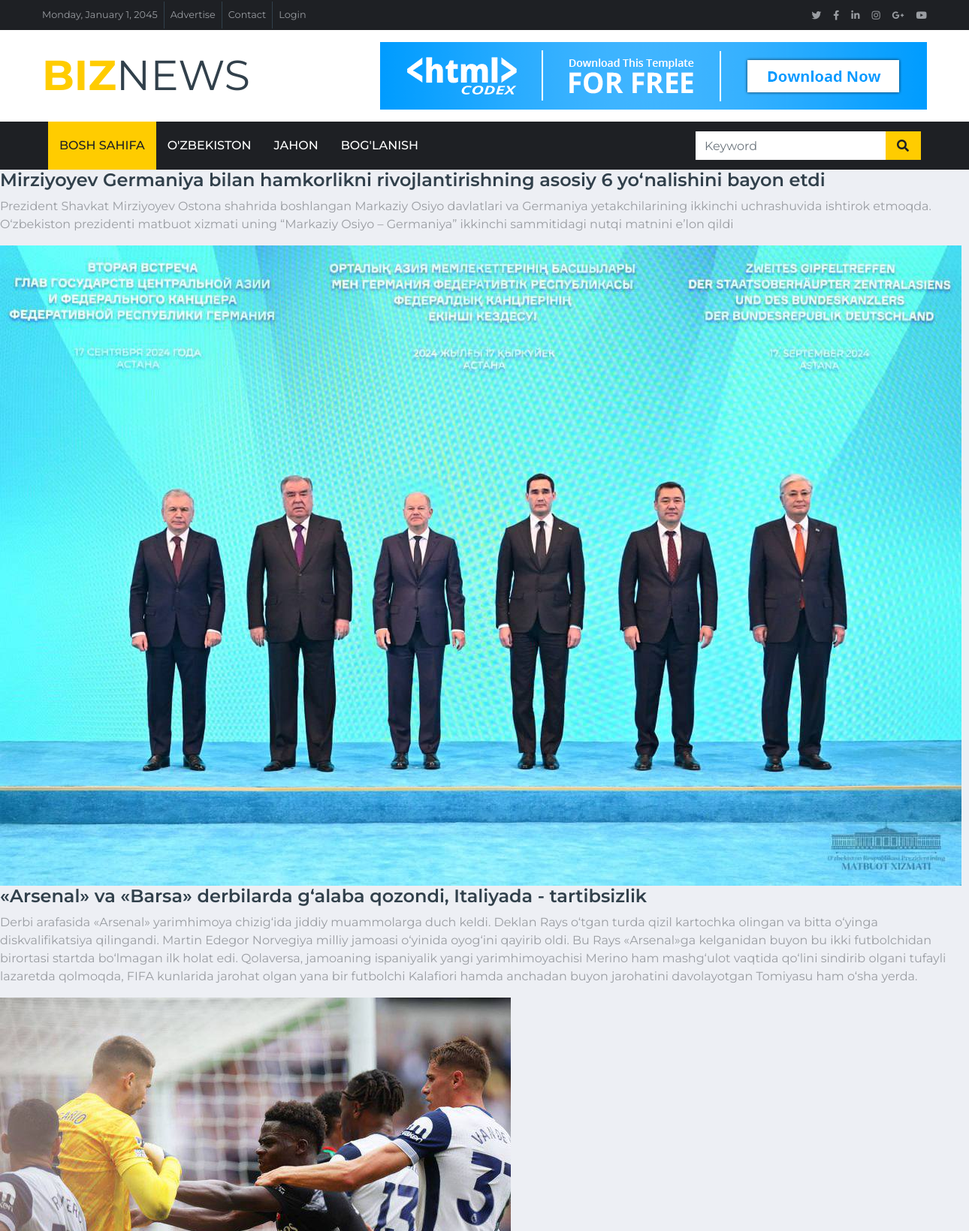
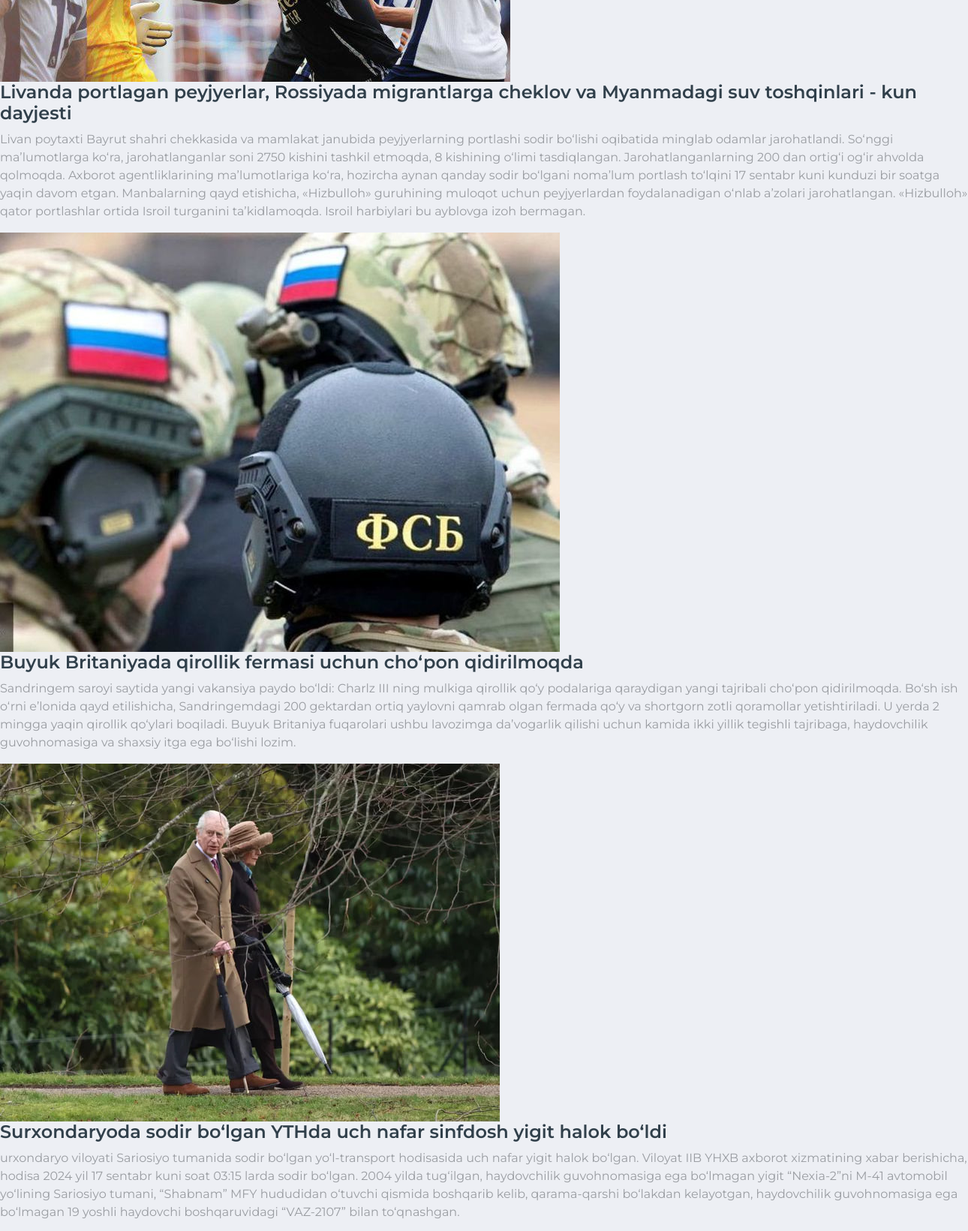
Page /news/ (upper part) on the committed database (2 pictures, top to bottom).
### news_app/models.py (models this page shows, shortened)
class News(models.Model):
    class Status(models.TextChoices):
        DRAFT = 'DF','Draft'
        Published = 'PB','Published'
    title = models.CharField(max_length=300)
    slug = models.SlugField(max_length=300)
    body = models.TextField()
    image = models.ImageField(upload_to='news/image')
    category = models.ForeignKey(Category,on_delete=models.CASCADE)
    publish_time = models.DateTimeField(default=timezone.now)
    created_time = models.DateTimeField(auto_created=True)
    update_time = models.DateTimeField(auto_created=True)
    status = models.CharField(max_length=2,
                              choices=Status.choices,
                              default=Status.DRAFT)

### news_app/views.py (the view)
# urls.py: path('news/',news_list, name="news"),
def news_list(request):
    news_list = News.objects.filter(status=News.Status.Published)
    context = {
        'news_list':news_list
    }
    return render(request, "news/news_list.html",context=context)

### templates/news/news_list.html
{% extends 'news/base.html' %}
 {% load static %}
{% block content %}
    {% for news in news_list %}
        <h4>{{ news.title }}</h4>
        <p>{{ news.body }}</p>
        <img src="{{ news.image.url }}">
    {% endfor %}
{% endblock content %}

### templates/news/base.html (shortened to what this page needs)
{% load static %}
<!DOCTYPE html>
<html lang="en">
<head>
    <link href="https://cdnjs.cloudflare.com/ajax/libs/font-awesome/5.15.0/css/all.min.css" rel="stylesheet">
    <link href="{% static 'lib/owlcarousel/assets/owl.carousel.min.css' %}" rel="stylesheet">
    <link href="{% static 'css/style.css' %}" rel="stylesheet">
</head>
<body>
    <div class="container-fluid d-none d-lg-block">
        <div class="row align-items-center bg-dark px-lg-5">
            <div class="col-lg-9">
                <nav class="navbar navbar-expand-sm bg-dark p-0">
                    <ul class="navbar-nav ml-n2">
                        <li class="nav-item border-right border-secondary">
                            <a class="nav-link text-body small" href="#">Monday, January 1, 2045</a>
                        </li>
                        <li class="nav-item border-right border-secondary">
                            <a class="nav-link text-body small" href="#">Advertise</a>
                        </li>
                        <li class="nav-item border-right border-secondary">
                            <a class="nav-link text-body small" href="#">Contact</a>
                        </li>
                        <li class="nav-item">
                            <a class="nav-link text-body small" href="#">Login</a>
                        </li>
                    </ul>
                </nav>
            </div>
            <div class="col-lg-3 text-right d-none d-md-block">
                <nav class="navbar navbar-expand-sm bg-dark p-0">
                    <ul class="navbar-nav ml-auto mr-n2">
                        <li class="nav-item">
                            <a class="nav-link text-body" href="#"><small class="fab fa-twitter"></small></a>
                        </li>
                        <li class="nav-item">
                            <a class="nav-link text-body" href="#"><small class="fab fa-facebook-f"></small></a>
                        </li>
                        <li class="nav-item">
                            <a class="nav-link text-body" href="#"><small class="fab fa-linkedin-in"></small></a>
                        </li>
                        <li class="nav-item">
                            <a class="nav-link text-body" href="#"><small class="fab fa-instagram"></small></a>
                        </li>
                        <li class="nav-item">
                            <a class="nav-link text-body" href="#"><small class="fab fa-google-plus-g"></small></a>
                        </li>
                        <li class="nav-item">
                            <a class="nav-link text-body" href="#"><small class="fab fa-youtube"></small></a>
                        </li>
                    </ul>
                </nav>
            </div>
        </div>
        <div class="row align-items-center bg-white py-3 px-lg-5">
            <div class="col-lg-4">
                <a href="index.html" class="navbar-brand p-0 d-none d-lg-block">
                    <h1 class="m-0 display-4 text-uppercase text-primary">Biz<span class="text-secondary font-weight-normal">News</span></h1>
                </a>
            </div>
            <div class="col-lg-8 text-center text-lg-right">
                <a href="https://htmlcodex.com"><img class="img-fluid" src="{% static 'img/ads-728x90.png' %}" alt=""></a>
            </div>
        </div>
    </div>
    <div class="container-fluid p-0">
        <nav class="navbar navbar-expand-lg bg-dark navbar-dark py-2 py-lg-0 px-lg-5">
            <div class="collapse navbar-collapse justify-content-between px-0 px-lg-3" id="navbarCollapse">
                <div class="navbar-nav mr-auto py-0">
                    <a href="{% url 'home' %}" class="nav-item nav-link active">Bosh sahifa</a>
                    <a href="{% url 'category' %}" class="nav-item nav-link">O'zbekiston</a>
                    <a href="{% url 'single' %}" class="nav-item nav-link">Jahon</a>
                    <a href="{% url 'contact' %}" class="nav-item nav-link">Bog'lanish</a>
                </div>
                <div class="input-group ml-auto d-none d-lg-flex" style="width: 100%; max-width: 300px;">
                    <input type="text" class="form-control border-0" placeholder="Keyword">
                    <div class="input-group-append">
                        <button class="input-group-text bg-primary text-dark border-0 px-3"><i
                                class="fa fa-search"></i></button>
                    </div>
                </div>
            </div>
        </nav>
    </div>
{% block content %}
{% endblock content %}
</body>
</html>

### rows in the picture
News: title "Mirziyoyev Germaniya bilan hamkorlikni rivojlantirishning asosiy 6 yo‘nalishini bayon etdi", body "Prezident Shavkat Mirziyoyev Ostona shahrida boshlangan Markaziy Osiyo davlatlari va Germaniya yetakchilarining ikkinchi uchrashuvida ishtirok etmoqda. O‘zbekiston prezidenti matbuot xizmati uning “Markaziy Osiyo – Germaniya” ikkinchi sammitidagi nutqi matnini e’lon qildi", image (picture)
News: title "«Arsenal» va «Barsa» derbilarda g‘alaba qozondi, Italiyada - tartibsizlik", body "Derbi arafasida «Arsenal» yarimhimoya chizig‘ida jiddiy muammolarga duch keldi. Deklan Rays o‘tgan turda qizil kartochka olingan va bitta o‘yinga diskvalifikatsiya qilingandi. Martin Edegor Norvegiya milliy jamoasi o‘yinida oyog‘ini qayirib oldi. Bu Rays «Arsenal»ga kelganidan buyon bu ikki futbolchidan birortasi startda bo‘lmagan ilk holat edi. Qolaversa, jamoaning ispaniyalik yangi yarimhimoyachisi Merino ham mashg‘ulot vaqtida qo‘lini sindirib olgani tufayli lazaretda qolmoqda, FIFA kunlarida jarohat olgan yana bir futbolchi Kalafiori hamda anchadan buyon jarohatini davolayotgan Tomiyasu ham o‘sha yerda.", image (picture)
News: title "Livanda portlagan peyjyerlar, Rossiyada migrantlarga cheklov va Myanmadagi suv toshqinlari - kun dayjesti", body "Livan poytaxti Bayrut shahri chekkasida va mamlakat janubida peyjyerlarning portlashi sodir bo‘lishi oqibatida minglab odamlar jarohatlandi. So‘nggi ma’lumotlarga ko‘ra, jarohatlanganlar soni 2750 kishini tashkil etmoqda, 8 kishining o‘limi tasdiqlangan. Jarohatlanganlarning 200 dan ortig‘i og‘ir ahvolda qolmoqda. Axborot agentliklarining ma’lumotlariga ko‘ra, hozircha aynan qanday sodir bo‘lgani noma’lum portlash to‘lqini 17 sentabr kuni kunduzi bir soatga yaqin davom etgan. Manbalarning qayd etishicha, «Hizbulloh» guruhining muloqot uchun peyjyerlardan foydalanadigan o‘nlab a’zolari jarohatlangan. «Hizbulloh» qator portlashlar ortida Isroil turganini ta’kidlamoqda. Isroil harbiylari bu…", image (picture)
News: title "Buyuk Britaniyada qirollik fermasi uchun cho‘pon qidirilmoqda", body "Sandringem saroyi saytida yangi vakansiya paydo bo‘ldi: Charlz III ning mulkiga qirollik qo‘y podalariga qaraydigan yangi tajribali cho‘pon qidirilmoqda. Bo‘sh ish o‘rni e’lonida qayd etilishicha, Sandringemdagi 200 gektardan ortiq yaylovni qamrab olgan fermada qo‘y va shortgorn zotli qoramollar yetishtiriladi. U yerda 2 mingga yaqin qirollik qo‘ylari boqiladi. Buyuk Britaniya fuqarolari ushbu lavozimga da’vogarlik qilishi uchun kamida ikki yillik tegishli tajribaga, haydovchilik guvohnomasiga va shaxsiy itga ega bo‘lishi lozim.", image (picture)
News: title "Surxondaryoda sodir bo‘lgan YTHda uch nafar sinfdosh yigit halok bo‘ldi", body "urxondaryo viloyati Sariosiyo tumanida sodir bo‘lgan yo‘l-transport hodisasida uch nafar yigit halok bo‘lgan. Viloyat IIB YHXB axborot xizmatining xabar berishicha, hodisa 2024 yil 17 sentabr kuni soat 03:15 larda sodir bo‘lgan. 2004 yilda tug‘ilgan, haydovchilik guvohnomasiga ega bo‘lmagan yigit “Nexia-2”ni M-41 avtomobil yo‘lining Sariosiyo tumani, “Shabnam” MFY hududidan o‘tuvchi qismida boshqarib kelib, qarama-qarshi bo‘lakdan kelayotgan, haydovchilik guvohnomasiga ega bo‘lmagan 19 yoshli haydovchi boshqaruvidagi “VAZ-2107” bilan to‘qnashgan."
